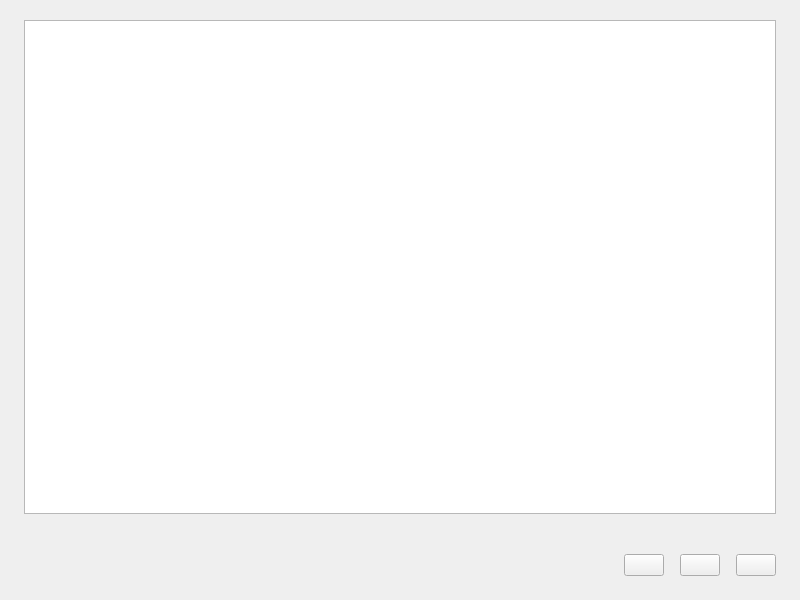
<?xml version="1.0" encoding="UTF-8"?>
<ui version="4.0">
 <class>TroubleshootingDialog</class>
 <widget class="QWidget" name="TroubleshootingDialog">
  <property name="geometry">
   <rect>
    <x>0</x>
    <y>0</y>
    <width>800</width>
    <height>600</height>
   </rect>
  </property>
  <property name="windowTitle">
   <string>TroubleshootingDialog</string>
  </property>
  <layout class="QVBoxLayout" name="verticalLayout_2">
   <property name="spacing">
    <number>0</number>
   </property>
   <property name="leftMargin">
    <number>24</number>
   </property>
   <property name="topMargin">
    <number>20</number>
   </property>
   <property name="rightMargin">
    <number>24</number>
   </property>
   <property name="bottomMargin">
    <number>24</number>
   </property>
   <item>
    <layout class="QVBoxLayout" name="verticalLayout">
     <property name="spacing">
      <number>0</number>
     </property>
     <property name="leftMargin">
      <number>0</number>
     </property>
     <property name="topMargin">
      <number>0</number>
     </property>
     <property name="rightMargin">
      <number>0</number>
     </property>
     <property name="bottomMargin">
      <number>0</number>
     </property>
     <item>
      <layout class="QVBoxLayout" name="verticalLayout_3">
       <property name="spacing">
        <number>0</number>
       </property>
       <item>
        <widget class="ProperyListWidget" name="listWidget"/>
       </item>
      </layout>
     </item>
     <item>
      <spacer name="verticalSpacer">
       <property name="orientation">
        <enum>Qt::Vertical</enum>
       </property>
       <property name="sizeType">
        <enum>QSizePolicy::Fixed</enum>
       </property>
       <property name="sizeHint" stdset="0">
        <size>
         <width>20</width>
         <height>40</height>
        </size>
       </property>
      </spacer>
     </item>
     <item>
      <layout class="QHBoxLayout" name="horizontalLayout">
       <property name="spacing">
        <number>16</number>
       </property>
       <item>
        <spacer name="horizontalSpacer">
         <property name="orientation">
          <enum>Qt::Horizontal</enum>
         </property>
         <property name="sizeHint" stdset="0">
          <size>
           <width>40</width>
           <height>20</height>
          </size>
         </property>
        </spacer>
       </item>
       <item>
        <widget class="QPushButton" name="acceptButton">
         <property name="text">
          <string/>
         </property>
        </widget>
       </item>
       <item>
        <widget class="QPushButton" name="cancelButton">
         <property name="text">
          <string/>
         </property>
        </widget>
       </item>
       <item>
        <widget class="QPushButton" name="fixButton">
         <property name="text">
          <string/>
         </property>
        </widget>
       </item>
      </layout>
     </item>
    </layout>
   </item>
  </layout>
 </widget>
 <customwidgets>
  <customwidget>
   <class>ProperyListWidget</class>
   <extends>QListWidget</extends>
   <header location="global">property_list_widget.h</header>
  </customwidget>
 </customwidgets>
 <resources/>
 <connections/>
</ui>
